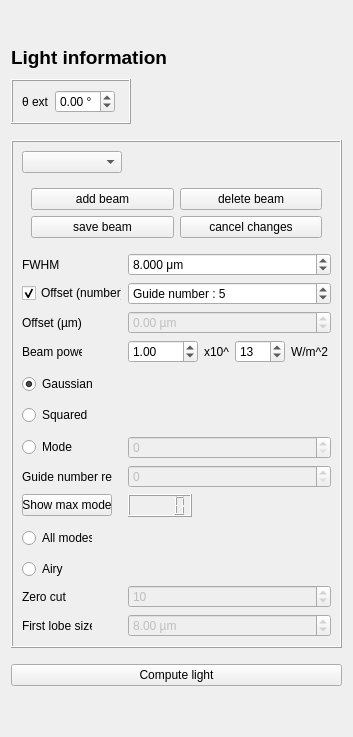
         <widget class="QWidget" name="tabWidget_light">
          <attribute name="title">
           <string>Light</string>
          </attribute>
          <layout class="QHBoxLayout" name="horizontalLayout_4">
           <item>
            <layout class="QVBoxLayout" name="verticalLayout_light">
             <item>
              <widget class="QLabel" name="label_light_informations">
               <property name="minimumSize">
                <size>
                 <width>0</width>
                 <height>62</height>
                </size>
               </property>
               <property name="maximumSize">
                <size>
                 <width>16777215</width>
                 <height>30</height>
                </size>
               </property>
               <property name="text">
                <string>&lt;html&gt;&lt;head/&gt;&lt;body&gt;&lt;p&gt;&lt;span style=&quot; font-size:14pt; font-weight:600;&quot;&gt;Light information&lt;/span&gt;&lt;/p&gt;&lt;/body&gt;&lt;/html&gt;</string>
               </property>
              </widget>
             </item>
             <item>
              <widget class="QFrame" name="frame_light">
               <property name="minimumSize">
                <size>
                 <width>120</width>
                 <height>0</height>
                </size>
               </property>
               <property name="maximumSize">
                <size>
                 <width>120</width>
                 <height>16777215</height>
                </size>
               </property>
               <property name="frameShape">
                <enum>QFrame::Box</enum>
               </property>
               <property name="frameShadow">
                <enum>QFrame::Raised</enum>
               </property>
               <layout class="QFormLayout" name="formLayout_lo_theta">
                <item row="0" column="0">
                 <widget class="QLabel" name="label_theta_ext">
                  <property name="toolTip">
                   <string>Number of the last mode that can propagate in the guide</string>
                  </property>
                  <property name="text">
                   <string>θ ext</string>
                  </property>
                 </widget>
                </item>
                <item row="0" column="1">
                 <widget class="QDoubleSpinBox" name="doubleSpinBox_theta_ext">
                  <property name="minimumSize">
                   <size>
                    <width>60</width>
                    <height>0</height>
                   </size>
                  </property>
                  <property name="maximumSize">
                   <size>
                    <width>60</width>
                    <height>16777215</height>
                   </size>
                  </property>
                  <property name="toolTip">
                   <string>Exterior inclinaison angle in ° define from a interface between air and the cladding</string>
                  </property>
                  <property name="correctionMode">
                   <enum>QAbstractSpinBox::CorrectToNearestValue</enum>
                  </property>
                  <property name="suffix">
                   <string> °</string>
                  </property>
                  <property name="minimum">
                   <double>-28.000000000000000</double>
                  </property>
                  <property name="maximum">
                   <double>28.000000000000000</double>
                  </property>
                 </widget>
                </item>
               </layout>
              </widget>
             </item>
             <item>
              <spacer name="verticalSpacer_light">
               <property name="orientation">
                <enum>Qt::Vertical</enum>
               </property>
               <property name="sizeType">
                <enum>QSizePolicy::Maximum</enum>
               </property>
               <property name="sizeHint" stdset="0">
                <size>
                 <width>20</width>
                 <height>10</height>
                </size>
               </property>
              </spacer>
             </item>
             <item>
              <widget class="QFrame" name="frame_beam">
               <property name="minimumSize">
                <size>
                 <width>250</width>
                 <height>0</height>
                </size>
               </property>
               <property name="maximumSize">
                <size>
                 <width>350</width>
                 <height>16777215</height>
                </size>
               </property>
               <property name="frameShape">
                <enum>QFrame::Box</enum>
               </property>
               <property name="frameShadow">
                <enum>QFrame::Raised</enum>
               </property>
               <layout class="QGridLayout" name="gridLayout_5">
                <item row="4" column="0">
                 <widget class="QLabel" name="label_offset_light">
                  <property name="enabled">
                   <bool>true</bool>
                  </property>
                  <property name="maximumSize">
                   <size>
                    <width>60</width>
                    <height>16777215</height>
                   </size>
                  </property>
                  <property name="toolTip">
                   <string>Light offset from center</string>
                  </property>
                  <property name="text">
                   <string>Offset (µm)</string>
                  </property>
                 </widget>
                </item>
                <item row="5" column="0">
                 <widget class="QLabel" name="label_intensity">
                  <property name="maximumSize">
                   <size>
                    <width>60</width>
                    <height>16777215</height>
                   </size>
                  </property>
                  <property name="toolTip">
                   <string>Beam power</string>
                  </property>
                  <property name="text">
                   <string>Beam power</string>
                  </property>
                 </widget>
                </item>
                <item row="11" column="0">
                 <widget class="QRadioButton" name="radioButton_mode">
                  <property name="maximumSize">
                   <size>
                    <width>70</width>
                    <height>16777215</height>
                   </size>
                  </property>
                  <property name="toolTip">
                   <string>select the n mode based on a squared guide</string>
                  </property>
                  <property name="text">
                   <string>Mode</string>
                  </property>
                 </widget>
                </item>
                <item row="7" column="0" colspan="2">
                 <widget class="QRadioButton" name="radioButton_gaussian_light">
                  <property name="enabled">
                   <bool>true</bool>
                  </property>
                  <property name="maximumSize">
                   <size>
                    <width>70</width>
                    <height>16777215</height>
                   </size>
                  </property>
                  <property name="toolTip">
                   <string>Select a gaussian beam</string>
                  </property>
                  <property name="text">
                   <string>Gaussian</string>
                  </property>
                  <property name="checked">
                   <bool>true</bool>
                  </property>
                 </widget>
                </item>
                <item row="9" column="0" colspan="2">
                 <widget class="QRadioButton" name="radioButton_squared_light">
                  <property name="maximumSize">
                   <size>
                    <width>70</width>
                    <height>16777215</height>
                   </size>
                  </property>
                  <property name="toolTip">
                   <string>Select a squared beam</string>
                  </property>
                  <property name="text">
                   <string>Squared</string>
                  </property>
                  <property name="checked">
                   <bool>false</bool>
                  </property>
                 </widget>
                </item>
                <item row="6" column="0">
                 <spacer name="verticalSpacer_3">
                  <property name="orientation">
                   <enum>Qt::Vertical</enum>
                  </property>
                  <property name="sizeType">
                   <enum>QSizePolicy::Minimum</enum>
                  </property>
                  <property name="sizeHint" stdset="0">
                   <size>
                    <width>20</width>
                    <height>5</height>
                   </size>
                  </property>
                 </spacer>
                </item>
                <item row="8" column="0">
                 <spacer name="verticalSpacer_5">
                  <property name="orientation">
                   <enum>Qt::Vertical</enum>
                  </property>
                  <property name="sizeType">
                   <enum>QSizePolicy::Minimum</enum>
                  </property>
                  <property name="sizeHint" stdset="0">
                   <size>
                    <width>20</width>
                    <height>5</height>
                   </size>
                  </property>
                 </spacer>
                </item>
                <item row="10" column="0">
                 <spacer name="verticalSpacer_2">
                  <property name="orientation">
                   <enum>Qt::Vertical</enum>
                  </property>
                  <property name="sizeType">
                   <enum>QSizePolicy::Minimum</enum>
                  </property>
                  <property name="sizeHint" stdset="0">
                   <size>
                    <width>20</width>
                    <height>5</height>
                   </size>
                  </property>
                 </spacer>
                </item>
                <item row="12" column="0">
                 <widget class="QLabel" name="label_guide_nbr_ref">
                  <property name="maximumSize">
                   <size>
                    <width>90</width>
                    <height>16777215</height>
                   </size>
                  </property>
                  <property name="toolTip">
                   <string>Waveguide number to use its width in the mode calculation</string>
                  </property>
                  <property name="text">
                   <string>Guide number ref</string>
                  </property>
                 </widget>
                </item>
                <item row="2" column="0">
                 <widget class="QLabel" name="label_fwhm">
                  <property name="minimumSize">
                   <size>
                    <width>30</width>
                    <height>0</height>
                   </size>
                  </property>
                  <property name="maximumSize">
                   <size>
                    <width>40</width>
                    <height>16777215</height>
                   </size>
                  </property>
                  <property name="toolTip">
                   <string>Full width at half maximum (for intensity not amplitude)</string>
                  </property>
                  <property name="text">
                   <string>FWHM</string>
                  </property>
                 </widget>
                </item>
                <item row="2" column="1" colspan="5">
                 <widget class="QDoubleSpinBox" name="doubleSpinBox_fwhm">
                  <property name="minimumSize">
                   <size>
                    <width>70</width>
                    <height>0</height>
                   </size>
                  </property>
                  <property name="toolTip">
                   <string>Full width at half maximum (for intensity not amplitude)</string>
                  </property>
                  <property name="correctionMode">
                   <enum>QAbstractSpinBox::CorrectToNearestValue</enum>
                  </property>
                  <property name="suffix">
                   <string> μm</string>
                  </property>
                  <property name="decimals">
                   <number>3</number>
                  </property>
                  <property name="maximum">
                   <double>10000.000000000000000</double>
                  </property>
                  <property name="value">
                   <double>8.000000000000000</double>
                  </property>
                 </widget>
                </item>
                <item row="0" column="0">
                 <widget class="QComboBox" name="comboBox_light">
                  <property name="maximumSize">
                   <size>
                    <width>100</width>
                    <height>16777215</height>
                   </size>
                  </property>
                  <property name="toolTip">
                   <string>Select the beam</string>
                  </property>
                  <property name="toolTipDuration">
                   <number>-1</number>
                  </property>
                 </widget>
                </item>
                <item row="3" column="0">
                 <widget class="QCheckBox" name="checkBox_offset_light">
                  <property name="maximumSize">
                   <size>
                    <width>100</width>
                    <height>16777215</height>
                   </size>
                  </property>
                  <property name="toolTip">
                   <string>Choose if offset is define by the guides positions or by the distance from center</string>
                  </property>
                  <property name="text">
                   <string>Offset (number)</string>
                  </property>
                  <property name="checked">
                   <bool>true</bool>
                  </property>
                 </widget>
                </item>
                <item row="19" column="0">
                 <widget class="QLabel" name="label_lobe_size">
                  <property name="maximumSize">
                   <size>
                    <width>70</width>
                    <height>16777215</height>
                   </size>
                  </property>
                  <property name="text">
                   <string>First lobe size</string>
                  </property>
                 </widget>
                </item>
                <item row="17" column="0">
                 <widget class="QRadioButton" name="radioButton_airy">
                  <property name="maximumSize">
                   <size>
                    <width>50</width>
                    <height>16777215</height>
                   </size>
                  </property>
                  <property name="toolTip">
                   <string>Select a Airy beam</string>
                  </property>
                  <property name="text">
                   <string>Airy</string>
                  </property>
                 </widget>
                </item>
                <item row="18" column="0">
                 <widget class="QLabel" name="label_zero_cut">
                  <property name="maximumSize">
                   <size>
                    <width>50</width>
                    <height>16777215</height>
                   </size>
                  </property>
                  <property name="toolTip">
                   <string>Choose to cut at the n zero of the Airy function</string>
                  </property>
                  <property name="text">
                   <string>Zero cut</string>
                  </property>
                 </widget>
                </item>
                <item row="13" column="1">
                 <widget class="QLCDNumber" name="mode_number">
                  <property name="maximumSize">
                   <size>
                    <width>100</width>
                    <height>16777215</height>
                   </size>
                  </property>
                  <property name="toolTip">
                   <string>Number of the last mode that can propagate in the guide</string>
                  </property>
                 </widget>
                </item>
                <item row="13" column="0">
                 <widget class="QPushButton" name="pushButton_mode_number">
                  <property name="maximumSize">
                   <size>
                    <width>90</width>
                    <height>16777215</height>
                   </size>
                  </property>
                  <property name="toolTip">
                   <string>Displayed the number of the last mode that can propagate in the rectangular guide</string>
                  </property>
                  <property name="text">
                   <string>Show max mode</string>
                  </property>
                 </widget>
                </item>
                <item row="15" column="0">
                 <widget class="QRadioButton" name="radioButton_all_modes">
                  <property name="maximumSize">
                   <size>
                    <width>70</width>
                    <height>16777215</height>
                   </size>
                  </property>
                  <property name="toolTip">
                   <string>Select all possible modes for a squared guide</string>
                  </property>
                  <property name="text">
                   <string>All modes</string>
                  </property>
                 </widget>
                </item>
                <item row="16" column="0">
                 <spacer name="verticalSpacer">
                  <property name="orientation">
                   <enum>Qt::Vertical</enum>
                  </property>
                  <property name="sizeType">
                   <enum>QSizePolicy::Minimum</enum>
                  </property>
                  <property name="sizeHint" stdset="0">
                   <size>
                    <width>20</width>
                    <height>5</height>
                   </size>
                  </property>
                 </spacer>
                </item>
                <item row="14" column="0">
                 <spacer name="verticalSpacer_4">
                  <property name="orientation">
                   <enum>Qt::Vertical</enum>
                  </property>
                  <property name="sizeType">
                   <enum>QSizePolicy::Minimum</enum>
                  </property>
                  <property name="sizeHint" stdset="0">
                   <size>
                    <width>20</width>
                    <height>5</height>
                   </size>
                  </property>
                 </spacer>
                </item>
                <item row="3" column="1" colspan="5">
                 <widget class="QSpinBox" name="spinBox_offset_light_peak">
                  <property name="minimumSize">
                   <size>
                    <width>105</width>
                    <height>0</height>
                   </size>
                  </property>
                  <property name="toolTip">
                   <string>Offset define by the guide position</string>
                  </property>
                  <property name="correctionMode">
                   <enum>QAbstractSpinBox::CorrectToNearestValue</enum>
                  </property>
                  <property name="suffix">
                   <string/>
                  </property>
                  <property name="prefix">
                   <string>Guide number : </string>
                  </property>
                  <property name="maximum">
                   <number>10000</number>
                  </property>
                  <property name="value">
                   <number>5</number>
                  </property>
                 </widget>
                </item>
                <item row="4" column="1" colspan="5">
                 <widget class="QDoubleSpinBox" name="doubleSpinBox_offset_light">
                  <property name="enabled">
                   <bool>false</bool>
                  </property>
                  <property name="minimumSize">
                   <size>
                    <width>60</width>
                    <height>0</height>
                   </size>
                  </property>
                  <property name="toolTip">
                   <string>Light offset from center in µm</string>
                  </property>
                  <property name="suffix">
                   <string> µm</string>
                  </property>
                  <property name="minimum">
                   <double>-10000.000000000000000</double>
                  </property>
                  <property name="maximum">
                   <double>10000.000000000000000</double>
                  </property>
                 </widget>
                </item>
                <item row="5" column="5">
                 <widget class="QLabel" name="label_3">
                  <property name="minimumSize">
                   <size>
                    <width>40</width>
                    <height>0</height>
                   </size>
                  </property>
                  <property name="text">
                   <string>W/m^2</string>
                  </property>
                 </widget>
                </item>
                <item row="5" column="4">
                 <widget class="QSpinBox" name="spinBox_irrad_exponent">
                  <property name="minimumSize">
                   <size>
                    <width>50</width>
                    <height>0</height>
                   </size>
                  </property>
                  <property name="value">
                   <number>13</number>
                  </property>
                 </widget>
                </item>
                <item row="5" column="3">
                 <widget class="QLabel" name="label_2">
                  <property name="minimumSize">
                   <size>
                    <width>25</width>
                    <height>0</height>
                   </size>
                  </property>
                  <property name="text">
                   <string>x10^</string>
                  </property>
                 </widget>
                </item>
                <item row="11" column="1" colspan="5">
                 <widget class="QSpinBox" name="spinBox_mode">
                  <property name="enabled">
                   <bool>false</bool>
                  </property>
                  <property name="minimumSize">
                   <size>
                    <width>30</width>
                    <height>0</height>
                   </size>
                  </property>
                  <property name="toolTip">
                   <string>The n mode based on a squared guide</string>
                  </property>
                  <property name="autoFillBackground">
                   <bool>false</bool>
                  </property>
                  <property name="correctionMode">
                   <enum>QAbstractSpinBox::CorrectToNearestValue</enum>
                  </property>
                  <property name="maximum">
                   <number>50</number>
                  </property>
                 </widget>
                </item>
                <item row="12" column="1" colspan="5">
                 <widget class="QSpinBox" name="spinBox_guide_nbr_ref">
                  <property name="enabled">
                   <bool>false</bool>
                  </property>
                  <property name="minimumSize">
                   <size>
                    <width>30</width>
                    <height>0</height>
                   </size>
                  </property>
                  <property name="toolTip">
                   <string>Waveguide number to use its width in the mode calculation</string>
                  </property>
                  <property name="correctionMode">
                   <enum>QAbstractSpinBox::CorrectToNearestValue</enum>
                  </property>
                 </widget>
                </item>
                <item row="18" column="1" colspan="5">
                 <widget class="QSpinBox" name="spinBox_airy_zero">
                  <property name="enabled">
                   <bool>false</bool>
                  </property>
                  <property name="minimumSize">
                   <size>
                    <width>40</width>
                    <height>0</height>
                   </size>
                  </property>
                  <property name="toolTip">
                   <string>Choose to cut at the n zero of the Airy function</string>
                  </property>
                  <property name="correctionMode">
                   <enum>QAbstractSpinBox::CorrectToNearestValue</enum>
                  </property>
                  <property name="minimum">
                   <number>1</number>
                  </property>
                  <property name="maximum">
                   <number>10000</number>
                  </property>
                  <property name="value">
                   <number>10</number>
                  </property>
                 </widget>
                </item>
                <item row="5" column="1" colspan="2">
                 <widget class="QDoubleSpinBox" name="doubleSpinBox_irrad_significand">
                  <property name="minimumSize">
                   <size>
                    <width>50</width>
                    <height>0</height>
                   </size>
                  </property>
                  <property name="toolTip">
                   <string extracomment="Don't go over 3000 GW/cm^2: can't find a study with that much power">Beam power |E|^2 in GW/cm^2</string>
                  </property>
                  <property name="correctionMode">
                   <enum>QAbstractSpinBox::CorrectToNearestValue</enum>
                  </property>
                  <property name="suffix">
                   <string/>
                  </property>
                  <property name="decimals">
                   <number>2</number>
                  </property>
                  <property name="maximum">
                   <double>9.990000000000000</double>
                  </property>
                  <property name="value">
                   <double>1.000000000000000</double>
                  </property>
                 </widget>
                </item>
                <item row="19" column="1" colspan="5">
                 <widget class="QDoubleSpinBox" name="doubleSpinBox_lobe_size">
                  <property name="enabled">
                   <bool>false</bool>
                  </property>
                  <property name="minimumSize">
                   <size>
                    <width>60</width>
                    <height>0</height>
                   </size>
                  </property>
                  <property name="correctionMode">
                   <enum>QAbstractSpinBox::CorrectToNearestValue</enum>
                  </property>
                  <property name="suffix">
                   <string> µm</string>
                  </property>
                  <property name="maximum">
                   <double>10000.000000000000000</double>
                  </property>
                  <property name="value">
                   <double>8.000000000000000</double>
                  </property>
                 </widget>
                </item>
                <item row="1" column="0" colspan="6">
                 <widget class="QFrame" name="Qframe_beam_create">
                  <property name="frameShape">
                   <enum>QFrame::NoFrame</enum>
                  </property>
                  <property name="frameShadow">
                   <enum>QFrame::Raised</enum>
                  </property>
                  <layout class="QGridLayout" name="gridLayout_creat_delete_beam">
                   <item row="2" column="1">
                    <widget class="QPushButton" name="pushButton_delete_beam">
                     <property name="toolTip">
                      <string>Delete the current displayed beam</string>
                     </property>
                     <property name="text">
                      <string>delete beam</string>
                     </property>
                    </widget>
                   </item>
                   <item row="2" column="0">
                    <widget class="QPushButton" name="pushButton_create_beam">
                     <property name="toolTip">
                      <string>Add a new beam with current displayed values</string>
                     </property>
                     <property name="text">
                      <string>add beam</string>
                     </property>
                    </widget>
                   </item>
                   <item row="3" column="0">
                    <widget class="QPushButton" name="pushButton_save_beam">
                     <property name="toolTip">
                      <string>Save current displayed values</string>
                     </property>
                     <property name="text">
                      <string>save beam</string>
                     </property>
                    </widget>
                   </item>
                   <item row="3" column="1">
                    <widget class="QPushButton" name="pushButton_cancel_light">
                     <property name="toolTip">
                      <string>Return to previously saved values</string>
                     </property>
                     <property name="text">
                      <string>cancel changes</string>
                     </property>
                    </widget>
                   </item>
                  </layout>
                 </widget>
                </item>
               </layout>
              </widget>
             </item>
             <item>
              <spacer name="verticalSpacer_beam">
               <property name="orientation">
                <enum>Qt::Vertical</enum>
               </property>
               <property name="sizeType">
                <enum>QSizePolicy::Maximum</enum>
               </property>
               <property name="sizeHint" stdset="0">
                <size>
                 <width>20</width>
                 <height>10</height>
                </size>
               </property>
              </spacer>
             </item>
             <item>
              <widget class="QPushButton" name="calculateButton_light">
               <property name="minimumSize">
                <size>
                 <width>100</width>
                 <height>0</height>
                </size>
               </property>
               <property name="maximumSize">
                <size>
                 <width>350</width>
                 <height>16777215</height>
                </size>
               </property>
               <property name="cursor">
                <cursorShape>PointingHandCursor</cursorShape>
               </property>
               <property name="toolTip">
                <string>Compute the beams</string>
               </property>
               <property name="text">
                <string>Compute light</string>
               </property>
              </widget>
             </item>
             <item>
              <spacer name="verticalSpacer_bottom_2">
               <property name="orientation">
                <enum>Qt::Vertical</enum>
               </property>
               <property name="sizeHint" stdset="0">
                <size>
                 <width>20</width>
                 <height>40</height>
                </size>
               </property>
              </spacer>
             </item>
            </layout>
           </item>
           <item>
            <layout class="QVBoxLayout" name="plot_light"/>
           </item>
          </layout>
         </widget>
